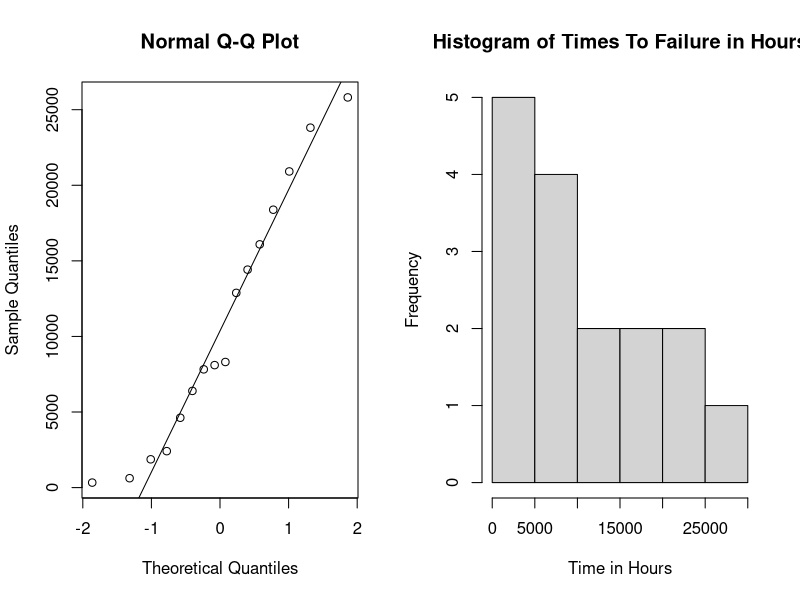
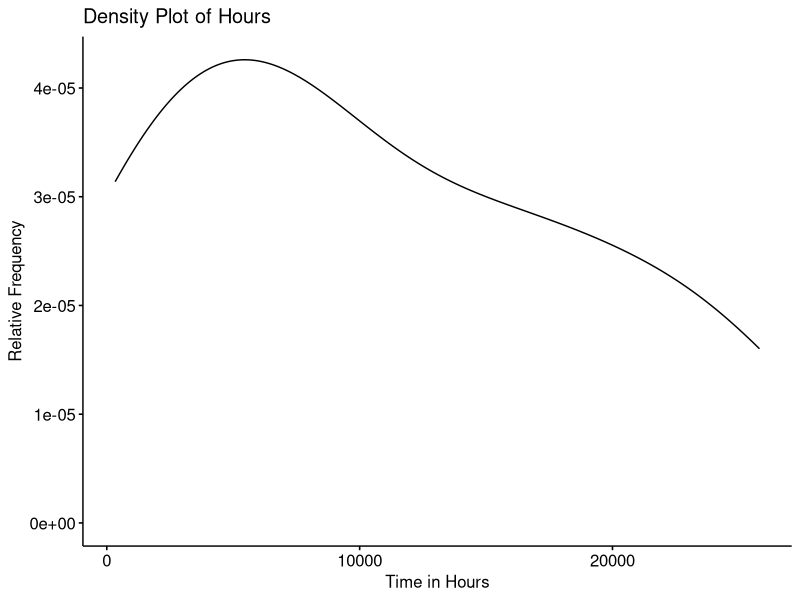
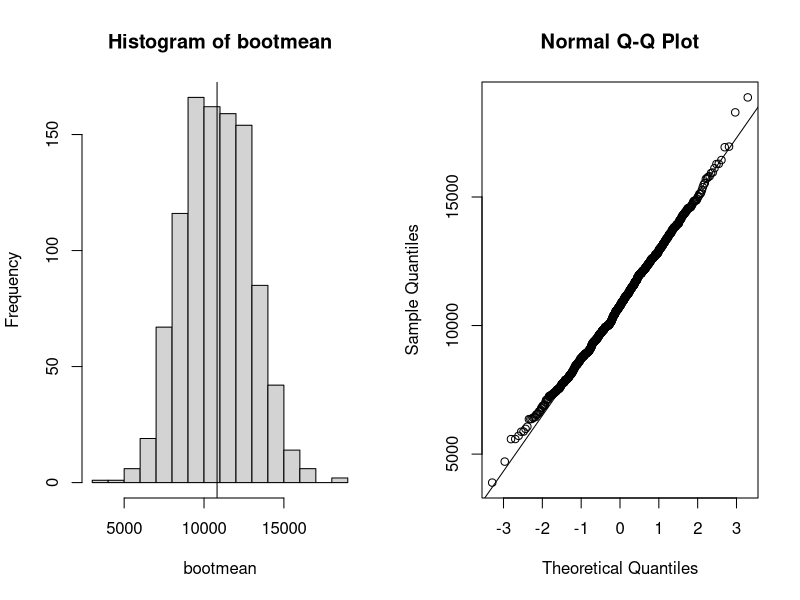
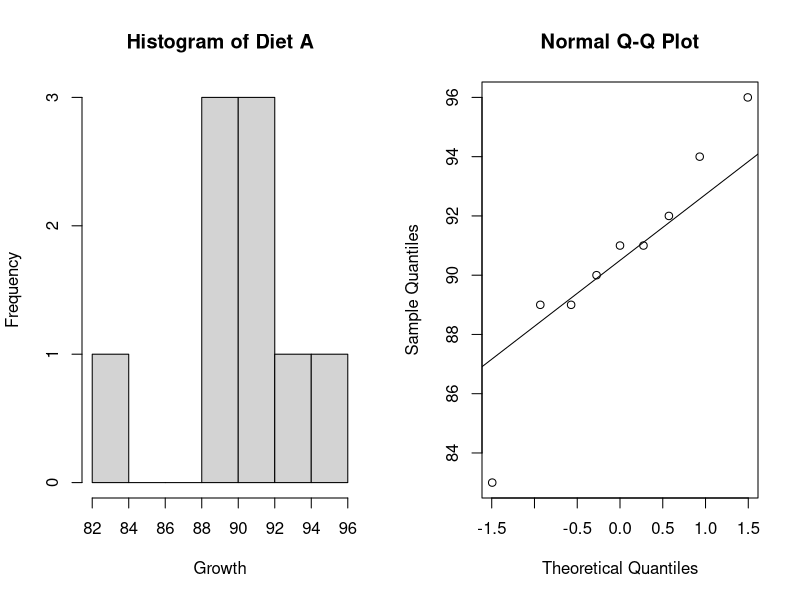
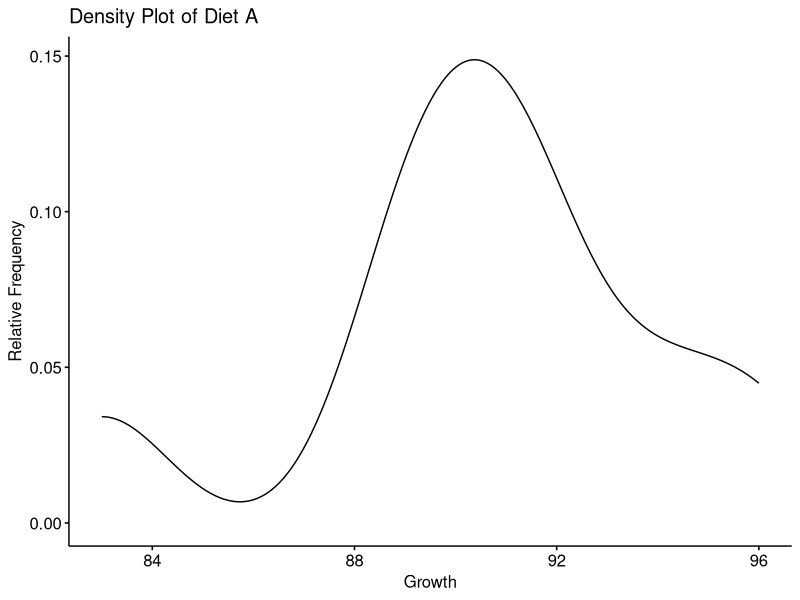
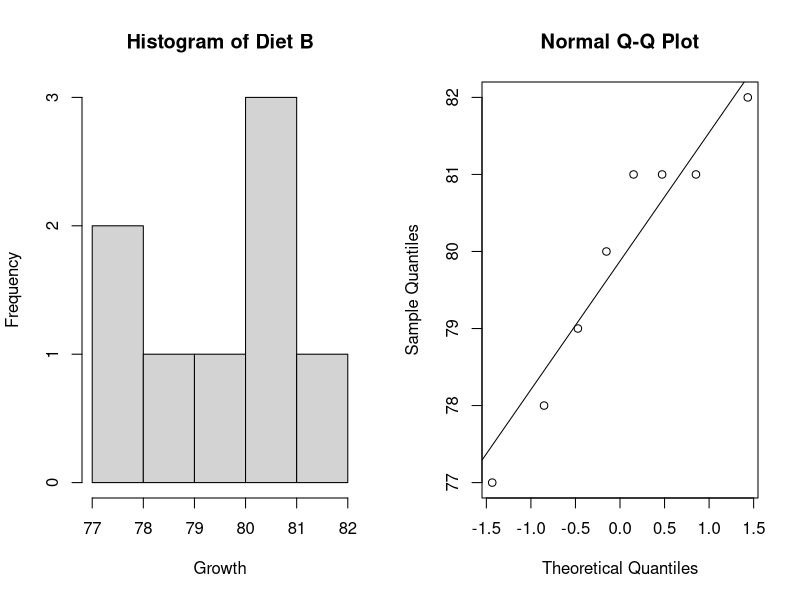
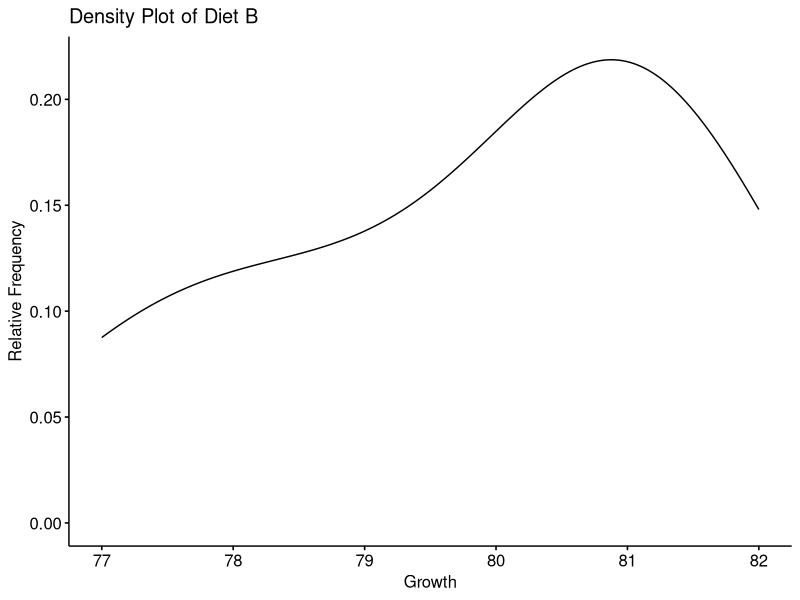
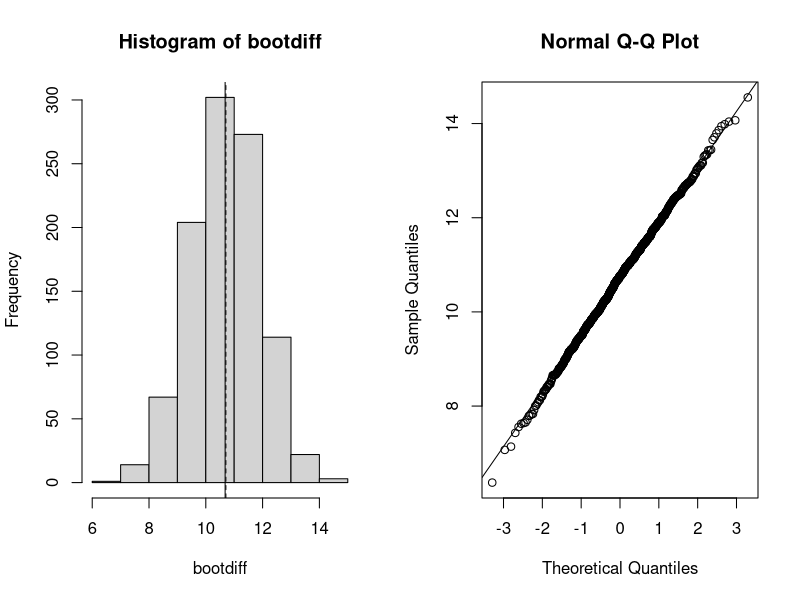

Generate these figures, in order, with R:
## ---- chunk 1
knitr::opts_chunk$set(echo = TRUE)
## ---- chunk 2
data <- c(330,  620,  1870,  2410,  4620,  6396,  7822,  8102,  8309,  12882,  14419,  16092,  18384,  20916, 23812, 25814)
## ---- chunk 3
library(ggpubr)

par(mfrow=c(1,2)) # sets up a plot window for two side-by-side plots
qqnorm(data)
qqline(data)


hist(data, main = "Histogram of Times To Failure in Hours", xlab = "Time in Hours", ylab = "Frequency")

ggdensity(data, xlab = "Time in Hours", ylab= "Relative Frequency", main = "Density Plot of Hours")
## ---- chunk 4
bootmean <- numeric(1000)
for (i in 1:1000) {
    bootsample <- sample(data, size=length(data), replace=TRUE) 
    bootmean[i] <- mean(bootsample)
}
quantile(bootmean, c(0.05, 0.95))
## ---- chunk 5
par(mfrow=c(1,2))
hist(bootmean)
abline(v=mean(bootmean))
qqnorm(bootmean)
qqline(bootmean)
## ---- chunk 6
A <- c(83, 91, 94, 89, 89, 96, 91, 92, 90)
B <- c(78, 82, 81, 77, 79, 81, 80, 81)
## ---- chunk 7
par(mfrow=c(1,2))

hist(A, main = "Histogram of Diet A", xlab = "Growth", ylab = "Frequency")
qqnorm(A)
qqline(A)
ggdensity(A, xlab = "Growth", ylab= "Relative Frequency", main = "Density Plot of Diet A")

hist(B, main = "Histogram of Diet B", xlab = "Growth", ylab = "Frequency")
qqnorm(B)
qqline(B)

ggdensity(B, xlab = "Growth", ylab= "Relative Frequency", main = "Density Plot of Diet B")
## ---- chunk 8
obs.diff <- mean(A) - mean(B)
bootdiff <- numeric(1000)
for (i in 1:1000) {
  bootsampleA <- sample(A, size=length(A), replace=TRUE)
  bootsampleB <- sample(B, size=length(B), replace=TRUE)
  bootdiff[i] <- mean(bootsampleA) - mean(bootsampleB)
}

est.bias <- mean(bootdiff) - obs.diff
est.bias

par(mfrow=c(1,2))
hist(bootdiff)
abline(v=obs.diff)
abline(v=mean(bootdiff),lty=2) # add dashed line mean of the bootstrap dist
qqnorm(bootdiff)
qqline(bootdiff)
## ---- chunk 9
library(boot)

mymean <- function(bootdiff,i) mean(bootdiff[i])
myboot <- boot(bootdiff, mymean, R = 1000)
myboot
